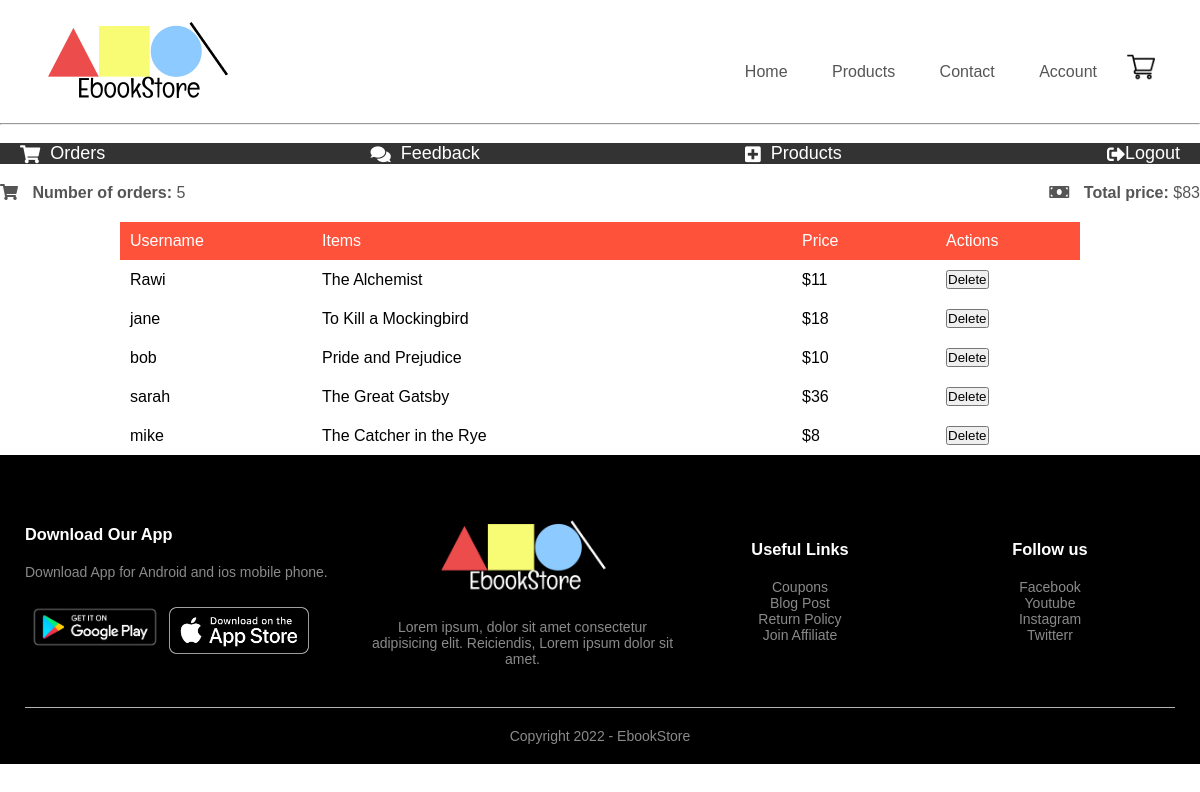
Screenshot of /orders.php (signed in) with the database file from the repository.
### tables this page shows
CREATE TABLE Orders(
    OrderID INT NOT NULL AUTO_INCREMENT,
    BookID INT NOT NULL,
    UserID INT NOT NULL,
    BookName VARCHAR(50) NOT NULL,
    Quantity INT NOT NULL,
    FullPrice INT NOT NULL,
    BookType VARCHAR(9) NOT NULL,
    Address VARCHAR(200) NOT NULL,
    Notes VARCHAR(200) NOT NULL,
    OrderTime DATETIME NOT NULL,


    FOREIGN KEY (BookID) REFERENCES Books(BookID),
    FOREIGN KEY (UserID) REFERENCES Users(UserID),
    PRIMARY KEY (orderID)
);

CREATE TABLE Users(
    UserID INT NOT NULL AUTO_INCREMENT ,
    UserName VARCHAR(25) NOT NULL,
    Email VARCHAR(255) NOT NULL,
    Pwd VARCHAR(255) NOT NULL,
    isAdmin BOOLEAN NOT NULL,

    PRIMARY KEY (UserID)
);

### orders.php (the view, shortened to what this page needs)
<?php
include("connection.php");
?>
<!DOCTYPE html>
<html lang="en">
  <head>
    <link rel="stylesheet" href="style.css" />
    <link
      rel="stylesheet"
      href="https://stackpath.bootstrapcdn.com/font-awesome/4.7.0/css/font-awesome.min.css"
    />
    <link rel="stylesheet" href="https://cdnjs.cloudflare.com/ajax/libs/font-awesome/5.15.3/css/all.min.css">
  </head>
  <body>
    <div class="container">
      <div class="navbar">
        <div class="logo">
          <a href="index.php">
            <img src="images/EbookStore-Logo.png" alt="EbookStore-Logo" />
          </a>
        </div>
        <nav>
          <ul id="MenuItems">
            <li><a href="index.php">Home</a></li>
            <li><a href="products.php">Products</a></li>
            <li><a href="contact_us.php">Contact</a></li>
            <li><a href="account.php">Account</a></li>
          </ul>
        </nav>
        <a href="cart.php">
          <img
            src="images/cart.png"
            alt="Shoping Cart"
            width="28px"
            height="28px"
            style="margin-left: 10px; margin-top: 15px"
          />
        </a>
      </div>
    </div>
    <hr>
    <br>
    <nav id="unique-navbar">
        <a href="orders.php"><i class="fa fa-shopping-cart"></i> Orders</a>
        <a href="feedback.php"><i class="fa fa-comments"></i> Feedback</a>
        <a href="products_all.php"><i class="fa fa-plus-square"></i> Products</a>
        <a href="account.php" id="logout-button"><i class="fas fa-sign-out-alt"></i> Logout</a>
    </nav>
<?php
  $num_orders_query = "SELECT COUNT(*) FROM orders";
  $num_orders_result = mysqli_query($conn, $num_orders_query);
  $num_orders = mysqli_fetch_row($num_orders_result)[0];
  $total_price_query = "SELECT SUM(FullPrice) FROM orders";
  $total_price_result = mysqli_query($conn, $total_price_query);
  $total_price = mysqli_fetch_row($total_price_result)[0];
?>
<div class="orders-summary">
  <p>
    <i class="fa fa-shopping-cart"></i>
    <strong>Number of orders:</strong> <?php echo $num_orders; ?>
  </p>
  <p>
    <i class="fa fa-money"></i>
    <strong>Total price:</strong> $<?php echo $total_price; ?>
  </p>
</div>
   <?php
   $query = "SELECT users.UserName, orders.BookName, orders.OrderID , orders.FullPrice
   FROM users
   LEFT JOIN orders
   ON users.UserID = orders.UserID
   WHERE orders.BookName IS NOT NULL";
   $result = mysqli_query($conn, $query);
   echo '<table class="order-table">';
   echo '<tr id="table-header">';
   echo '<th id="username-column">Username</th>';
   echo '<th id="items-column">Items</th>';
   echo '<th id="price-column">Price</th>';
   echo '<th id="actions-column">Actions</th>';
   echo '</tr>';
   mysqli_data_seek($result, 0);
   while ($row = mysqli_fetch_array($result)) {
     echo "<form method='POST' id='del'>";
     echo '<tr>';
     echo '<td>' . $row['UserName'] . '</td>';
     echo '<td><ul>';
     $items = explode(',', $row['BookName']);
     foreach ($items as $item) {
       echo '<li>' . $item . '</li>';
     }
     echo '</ul></td>';
     echo '<td>$' . $row['FullPrice'] . '</td>';
     echo "<td class='actions'>
     <button type='submit' onclick='return confirm(\"Are you sure you want to delete this order?\")'>Delete</button>
     </td>";
     echo "</form>";
   }
   echo '</table>';
   ?>
    <div class="footer">
        <div class="container">
          <div class="row">
            <div class="footer-col-1">
              <h3>Download Our App</h3>
              <p>Download App for Android and ios mobile phone.</p>
              <div class="app-logo">
                <img src="images/Playstore.png" />
                <img src="images/Applestore.png" />
              </div>
            </div>
            <div class="footer-col-2">
              <img src="images/EbookStore-Logo-footer.png" />
              <p>
                Lorem ipsum, dolor sit amet consectetur adipisicing elit.
                Reiciendis, Lorem ipsum dolor sit amet.
              </p>
            </div>
            <div class="footer-col-3">
              <h3>Useful Links</h3>
              <ul>
                <li>Coupons</li>
                <li>Blog Post</li>
                <li>Return Policy</li>
                <li>Join Affiliate</li>
              </ul>
            </div>
            <div class="footer-col-4">
              <h3>Follow us</h3>
              <ul>
                <li>Facebook</li>
                <li>Youtube</li>
                <li>Instagram</li>
                <li>Twitterr</li>
              </ul>
            </div>
          </div>
          <hr />
          <p class="copyright">Copyright 2022 - EbookStore</p>
        </div>
      </div>
    </body>
  </html>

### style.css (style rules this page uses)
* { margin: 0; padding: 0; box-sizing: border-box; }
body { font-family: "Poppins", sans-serif; }
.navbar { display: flex; align-items: center; padding: 20px; }
nav { flex: 1; text-align: right; }
nav ul { display: inline-block; list-style-type: none; }
nav ul li { display: inline-block; margin: 20px; }
a { text-decoration: none; color: #555; }
p { color: #555; }
.container { max-width: 1300px; margin: auto; padding-left: 25px; padding-right: 25px; }
.row { display: flex; align-items: center; flex-wrap: wrap; justify-content: space-around; }
.footer { background: #000; color: #8a8a8a; font-size: 14px; padding: 60px 0 20px; }
.footer p { color: #8a8a8a; }
.footer h3 { color: #fff; margin-bottom: 20px; }
.footer-col-1, .footer-col-2, .footer-col-3, .footer-col-4 { min-width: 250px; margin-bottom: 20px; }
.footer-col-1 { flex-basis: 30%; }
.footer-col-2 { flex: 1; text-align: center; }
.footer-col-2 img { width: 180px; margin-bottom: 20px; }
.footer-col-3, .footer-col-4 { flex-basis: 12%; text-align: center; }
ul { list-style-type: none; }
.app-logo { margin-top: 20px; }
.app-logo img { width: 140px; }
.footer hr { border: none; background: #b5b5b5; height: 1px; margin: 20px 0; }
.copyright { text-align: center; }
table { width: 100%; border-collapse: collapse; }
th { text-align: left; padding: 5px; color: #fff; background: #ff523b; font-weight: normal; }
td { padding: 10px 5px; }
td:last-child { text-align: right; }
th:last-child { text-align: right; }

### orders.php (style rules this page uses)
#unique-navbar { display: flex; justify-content: space-between; align-items: center; background-color: #333; color: #fff; padding: 0 20px; }
#unique-navbar a { color: #fff; text-decoration: none; font-size: 18px; display: flex; align-items: center; }
#unique-navbar a .fa { margin-right: 10px; }
.orders-summary { display: flex; justify-content: space-between; align-items: center; margin: 20px 0; }
.orders-summary p { margin: 0; }
.orders-summary i { margin-right: 10px; }
.order-table { border-collapse: collapse; width: 80%; margin: 0 auto; }
.order-table th, .order-table td { padding: 10px; text-align: left; }
#table-header { background-color: #4CAF50; color: white; }
#username-column { width: 20%; }
#items-column { width: 50%; }
#price-column { width: 15%; }
#actions-column { width: 15%; }

### rows the page displays
orders: UserID.UserName "Rawi", BookName "The Alchemist", FullPrice "11"
orders: UserID.UserName "jane", BookName "To Kill a Mockingbird", FullPrice "18"
orders: UserID.UserName "bob", BookName "Pride and Prejudice", FullPrice "10"
orders: UserID.UserName "sarah", BookName "The Great Gatsby", FullPrice "36"
orders: UserID.UserName "mike", BookName "The Catcher in the Rye", FullPrice "8"

### other values shown
$num_orders "5"
$total_price "83"
